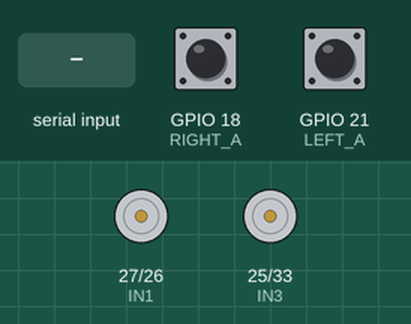
This sketch was run on a simulated ESP32. Shown: motor-driver pin pairs drawn as motors (green arrow = first pin HIGH = forward, orange = second pin HIGH = backward, longer = more drive, scaled by the enable pin). The test bench sets the inputs (shaded band); at power-on: GPIO 18 (RIGHT_A) HIGH, GPIO 21 (LEFT_A) HIGH. What the sketch prints to the serial monitor is not drawn.

Above: at 1.2 s.
1.3 s: "G" received over Serial
At 2.1 s:
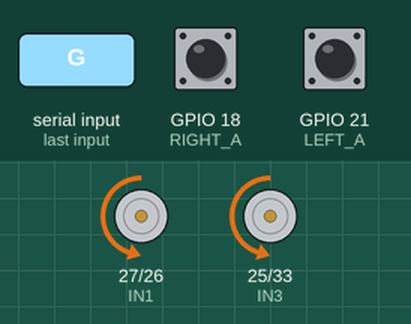
Timing chart, 0 to 4.3 s (numbered marks = the images above; inputs shaded):
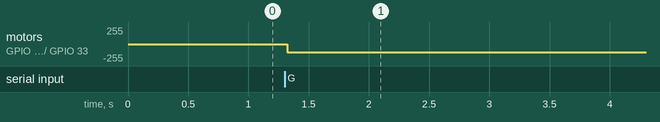

Measured:
- after the input at 1.3 s, motor on GPIO 27 (IN1) / GPIO 26 (IN2), motor on GPIO 25 (IN3) / GPIO 33 (IN4): stopped → backward 120/255 at once

The sketch:

stage3_straight_30cm.ino
```cpp
// ============================================================
// STAGE 3 — STRAIGHT 30 cm MOVEMENT (FINAL BULLETPROOF VERSION)
// ============================================================
// HOW TO USE:
//   1. Place robot on floor
//   2. Upload, open Serial Monitor at 115200
//   3. Send 'G' to start
// ============================================================

#define IN1  27
#define IN2  26
#define IN3  25
#define IN4  33
#define ENA  14
#define ENB  32

// CORRECTED ENCODER PINS
#define LEFT_A   21
#define LEFT_B   22
#define RIGHT_A  18
#define RIGHT_B  19

// CALIBRATION
#define COUNTS_PER_CM   66.7f
#define TARGET_CM       30.0f
#define TARGET_COUNTS   2001

// BULLETPROOF SPEED SETTINGS for USB Power
#define BASE_SPEED    120     // High enough to guarantee movement
#define MIN_SPEED     85      // NEVER DROP BELOW THIS (prevents USB power crash)
#define MAX_SPEED     255
#define KP            0.5f    // Gentle correction, no violent swings

volatile long leftCount  = 0;
volatile long rightCount = 0;

void IRAM_ATTR leftISR() {
  if (digitalRead(LEFT_A) == digitalRead(LEFT_B)) leftCount--;
  else leftCount++;
}

void IRAM_ATTR rightISR() {
  if (digitalRead(RIGHT_A) == digitalRead(RIGHT_B)) rightCount++;
  else rightCount--;
}

void leftMotor(int speed) {
  speed = constrain(speed, -255, 255);
  if (speed > 0)      { digitalWrite(IN1, LOW);  digitalWrite(IN2, HIGH); }
  else if (speed < 0) { digitalWrite(IN1, HIGH); digitalWrite(IN2, LOW);  }
  else                { digitalWrite(IN1, LOW);  digitalWrite(IN2, LOW);  }
  analogWrite(ENA, abs(speed));
}

void rightMotor(int speed) {
  speed = constrain(speed, -255, 255);
  if (speed > 0)      { digitalWrite(IN3, LOW);  digitalWrite(IN4, HIGH); }
  else if (speed < 0) { digitalWrite(IN3, HIGH); digitalWrite(IN4, LOW);  }
  else                { digitalWrite(IN3, LOW);  digitalWrite(IN4, LOW);  }
  analogWrite(ENB, abs(speed));
}

void stopMotors() {
  analogWrite(ENA, 0); analogWrite(ENB, 0);
  digitalWrite(IN1, LOW); digitalWrite(IN2, LOW);
  digitalWrite(IN3, LOW); digitalWrite(IN4, LOW);
}

bool running = false;
unsigned long lastControlTime = 0;

void resetAndRun() {
  noInterrupts();
  leftCount  = 0;
  rightCount = 0;
  interrupts();
  running = true;
  lastControlTime = millis();
  Serial.println("\n>>> Starting 30 cm run...");
}

void setup() {
  Serial.begin(115200);
  pinMode(IN1, OUTPUT); pinMode(IN2, OUTPUT);
  pinMode(IN3, OUTPUT); pinMode(IN4, OUTPUT);
  pinMode(ENA, OUTPUT); pinMode(ENB, OUTPUT);
  pinMode(LEFT_A,  INPUT_PULLUP); pinMode(LEFT_B,  INPUT_PULLUP);
  pinMode(RIGHT_A, INPUT_PULLUP); pinMode(RIGHT_B, INPUT_PULLUP);

  attachInterrupt(digitalPinToInterrupt(LEFT_A),  leftISR,  CHANGE);
  attachInterrupt(digitalPinToInterrupt(RIGHT_A), rightISR, CHANGE);
  stopMotors();

  Serial.println("\n=============================================");
  Serial.println("  STAGE 3 FINAL — ANTI-STALL SYNC");
  Serial.println("=============================================");
  Serial.println("Send 'G' to go. Place robot on floor first.");
}

void loop() {
  if (Serial.available()) {
    char cmd = Serial.read();
    if ((cmd == 'G' || cmd == 'g') && !running) resetAndRun();
  }

  if (!running) return;

  if (millis() - lastControlTime >= 20) {
    lastControlTime = millis();

    noInterrupts();
    long L_raw = leftCount;
    long R_raw = rightCount;
    interrupts();

    // Absolute values ignore all wiring/polarity issues
    long L = abs(L_raw);
    long R = abs(R_raw);
    long avg = (L + R) / 2;

    if (avg >= TARGET_COUNTS) {
      stopMotors();
      running = false;
      Serial.println("\n>>> STOPPED. Target reached.");
      Serial.print("Est Distance: ");
      Serial.print((float)avg / COUNTS_PER_CM, 1);
      Serial.println(" cm");
      return;
    }

    // Smooth proportional control
    long error = L - R;
    int correction = (int)(KP * error);

    int leftSpd  = BASE_SPEED - correction;
    int rightSpd = BASE_SPEED + correction;

    // THE MAGIC FIX: NEVER let speed drop below 85 to prevent USB brownout
    leftSpd  = constrain(leftSpd,  MIN_SPEED, MAX_SPEED);
    rightSpd = constrain(rightSpd, MIN_SPEED, MAX_SPEED);

    leftMotor(leftSpd);
    rightMotor(rightSpd);

    // Print progress occasionally to avoid serial lag
    static unsigned long lastPrint = 0;
    if (millis() - lastPrint > 300) {
        lastPrint = millis();
        Serial.print("L="); Serial.print(L);
        Serial.print("  R="); Serial.print(R);
        Serial.print("  spd L="); Serial.print(leftSpd);
        Serial.print("  R="); Serial.println(rightSpd);
    }
  }
}
```
